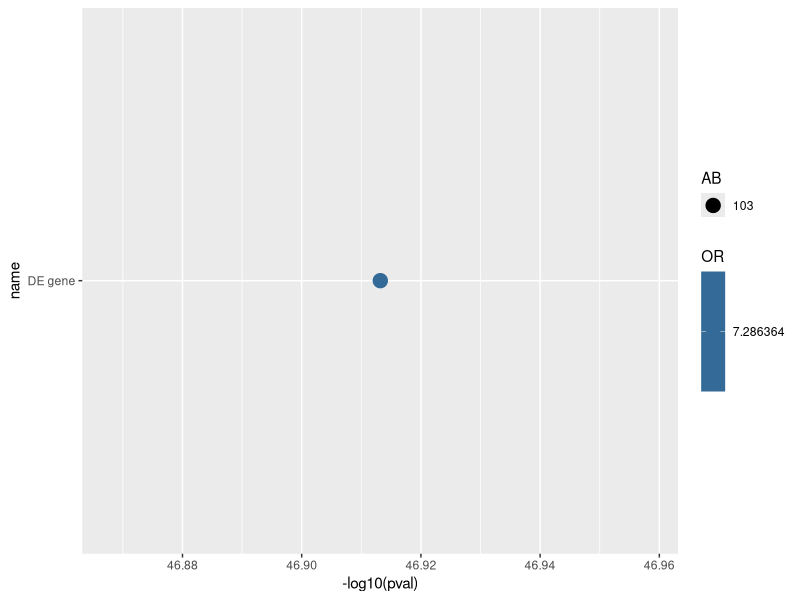

This chart was generated by the following R code:
# =============================
# actual DE analysis used 
# AB:  DE gene with DE eRNAs inside 
# nAB: DE gene without DE eRNAs inside 
# AnB: not DE gene with DE eRNAs inside 
# nAnB: not DE gene without DE eRNAs inside 
# =============================

library(data.table)
library(dplyr)
library(ggplot2)

df <- data.frame(name= "DE gene", 
                 AB = 103, 
                 AnB = 769, 
                 nAB = 629, 
                 nAnB = 34217)

matrix <- matrix(c(103, 629, 769, 34217), nrow = 2)

fisher <- fisher.test(matrix, alternative='greater')

df$pval = fisher[["p.value"]]
df$OR = fisher[["estimate"]][["odds ratio"]]

p <- ggplot(df, aes(x=name, y=-log10(pval), size=AB, colour=OR ) ) + 
  geom_point(stat="identity") + scale_colour_gradient(na.value = "red") +
  coord_flip()  
 # geom_hline(yintercept=-log10(N), size=.5,linetype = 2) + xlab("Trait")

p


#### NOTE: this was NOT used!!! (see below)
# =============================
## calculate the p-value using a fishers exact test (one tailed)
## to determine if DE TNEs is significantly enriched in a gene 
## usage: Rscript DE_gene_enrichment.R.R sample control graphName
# =============================

# library(data.table)
# library(dplyr)
# library(ggplot2)
# 
# args<-commandArgs(trailingOnly=TRUE)
# 
# #sample <- fread(args[1])
# #control <- fread(args[2])
# 
# # number of differentially expressed TNEs inside the host gene 
# sample <- fread("./input_files/hostGenes/DEeRNAs.f19.Hostgene.counts")
# 
# # number of non differentially expressed TNEs inside the host gene 
# control <- fread("./input_files/hostGenes/nonDEeRNAs.f19.Hostgene.counts")
# 
# total <- merge(sample, control, by="V1", all.x = TRUE, all.y = FALSE)
# 
# colnames(total) <- c("Trait", "DE_TNE", "non_DE")
# total[is.na(total$non_DE)]$non_DE <- 0
# 
# total <- total[, DE_TNE := as.numeric(DE_TNE)]
# total <- total[, non_DE := as.numeric(non_DE)]
# 
# #AB: DE_TNE (DE TNEs in the gene )
# #nAB: (DE TNEs not in gene )
# #AnB: non_DE (non differential enhancers in gene)
# #nAnB: (non differential enhancers not in gene )
# 
# total <- total[, nAB := sum(DE_TNE) - DE_TNE]
# total <- total[, nAnB := sum(non_DE) - non_DE ]
# 
# total <- cbind(total, do.call("rbind", apply(total, 1, function(x) {
#   matrix <- matrix(c(as.numeric(x[["DE_TNE"]]),
#                      as.numeric(x[["nAB"]]),
#                      as.numeric(x[["non_DE"]]),
#                      as.numeric(x[["nAnB"]])), nrow = 2)
#   
#   fisher <- fisher.test(matrix, alternative='greater')
#   list(pval = fisher[["p.value"]], OR = fisher[["estimate"]][["odds ratio"]])
# })
# ))
# 
# 
# ## TODO what is the right statistical test to use here? 
# 
# # FDR correction - Bonferroni Correction 
# # a/N (0.05 / length(unique(total$Trait)))
# # n = sample size (number of diseases/tissues)
# # a = pvalue cut off 
# 
# ## this seems too stringent 
# 
# N = 0.05 / length(unique(total$Trait))
# 
# signif <- subset(total, pval < 0.05 & DE_TNE > 3)
# 
# if (nrow(signif) > 5) {
#   final <- signif[, pval := as.numeric(pval)]
#   
#   #final <- total[, pval := as.numeric(pval)]
#   #final <- final[order(pval)]
#   #final <- final[1452:1472,]
# } else {
#   final <- total[, pval := as.numeric(pval)]
#   final <- final[order(pval)]
#   
#   if(nrow(final) > 20) {
#     final <- final[1:20,]
#   }
# }
# 
# final <- final[, OR := apply(final, 1, function(x) {if (is.infinite(x[["OR"]])) {NA} else {x[["OR"]]} })]
# 
# p <- ggplot(final, aes(x=reorder(Trait, -pval), y=-log10(pval), size=DE_TNE, colour=OR ) ) + 
#   geom_point(stat="identity") + scale_colour_gradient(na.value = "red") +
#   coord_flip()  + 
#   #labs(title = "class 1 GWAS") +
#   labs(title = args[4]) +
#   geom_hline(yintercept=-log10(N), size=.5,linetype = 2) + xlab("Trait")
# p
# 
# # resize gtex graphs (more narrow )
# ggsave(args[3], plot = p, device = "pdf", width = 15, height = 50)
